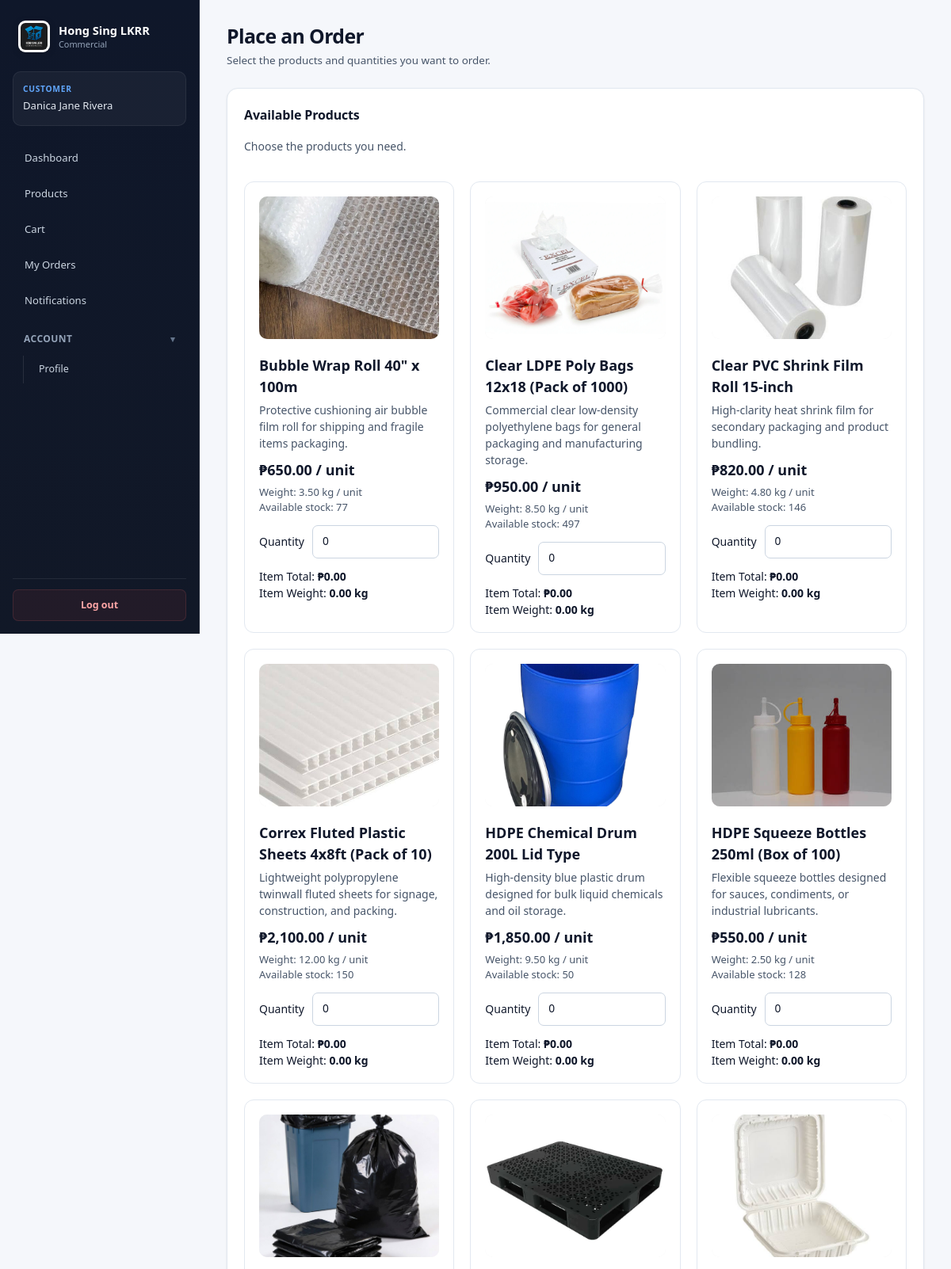
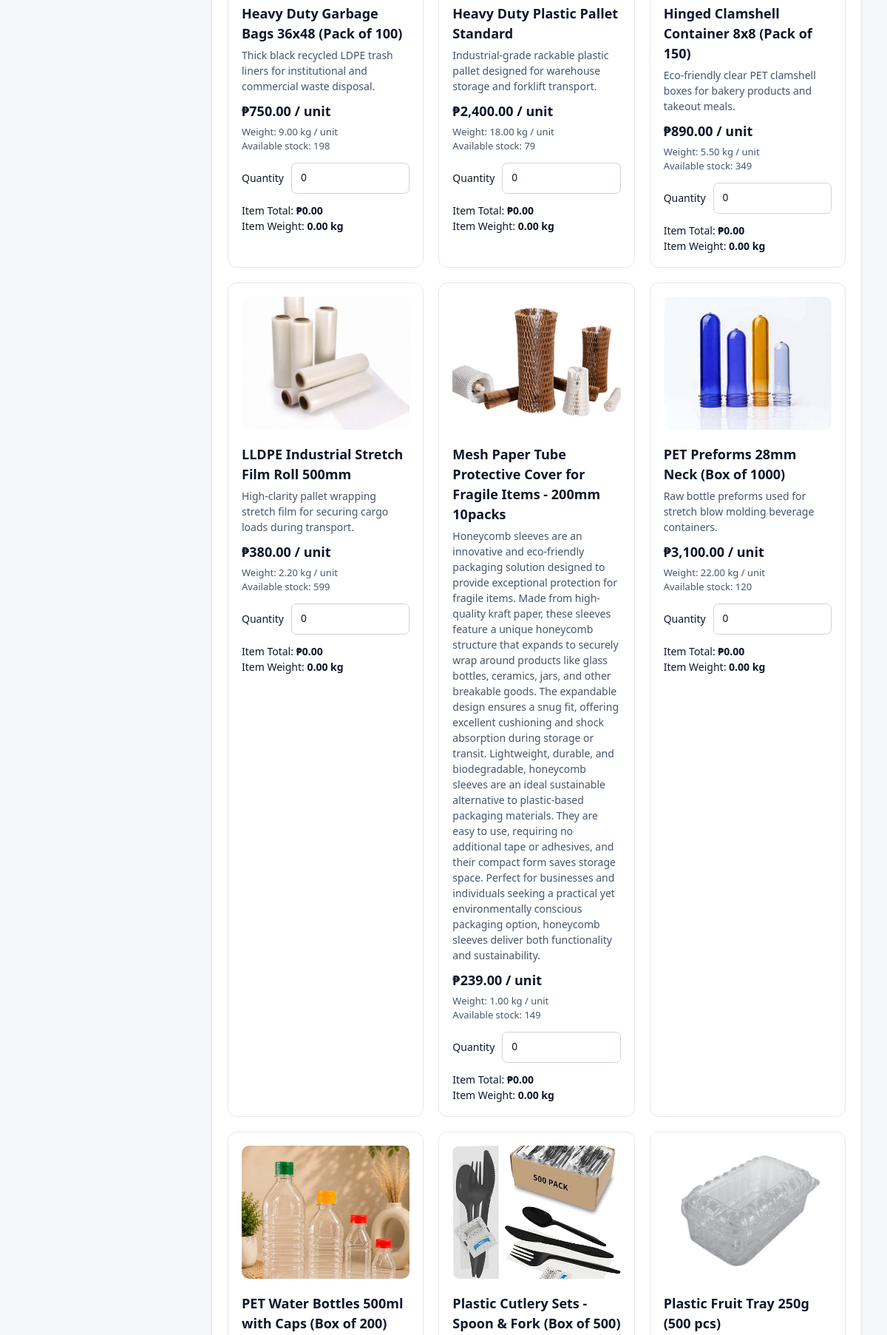
Page /customer/order.php (signed in, upper part) on the committed database (2 pictures, top to bottom).
### tables this page shows
CREATE TABLE `product` (
  `product_id` int(11) NOT NULL,
  `product_code` varchar(50) DEFAULT NULL,
  `product_name` varchar(150) NOT NULL,
  `description` text DEFAULT NULL,
  `product_image` varchar(255) DEFAULT NULL,
  `price` decimal(10,2) NOT NULL DEFAULT 0.00,
  `weight_kg` decimal(10,2) NOT NULL DEFAULT 0.00,
  `stock_quantity` int(11) NOT NULL DEFAULT 0,
  `status` enum('Available','Unavailable') NOT NULL DEFAULT 'Available',
  `created_at` datetime NOT NULL DEFAULT current_timestamp(),
  `updated_at` datetime NOT NULL DEFAULT current_timestamp() ON UPDATE current_timestamp()
);

### customer/order.php (the view, shortened to what this page needs)
<?php
$db = Database::getConnection();
$stmt = $db->query("
    SELECT
        product_id,
        product_code,
        product_name,
        description,
        product_image,
        price,
        weight_kg,
        stock_quantity,
        status
    FROM product
    WHERE status = 'Available'
    AND stock_quantity > 0
    ORDER BY product_name ASC
");
$products = $stmt->fetchAll(
    PDO::FETCH_ASSOC
);
?>
<!DOCTYPE html>
<html lang="en">
<head>
<link
    rel="stylesheet"
    href="<?= BASE_URL ?>assets/css/theme.css"
>
</head>
<body>
<div class="app-layout">
<?php require __DIR__ . '/../includes/header.php'; ?>
<main class="app-main">
<div class="page-header">
    <div>
        <h1>
            Place an Order
        </h1>
        <p>
            Select the products and quantities you want to order.
        </p>
    </div>
</div>
<?php if (empty($products)): ?>
    <div class="card panel">
        <div class="empty-state">
            <strong>
                No products are currently available.
            </strong>
            <br>
            Please check again later.
        </div>
    </div>
<?php else: ?>
<form
    method="POST"
    id="orderForm"
>
<div class="card panel">
    <div
        style="
            display:flex;
            justify-content:space-between;
            align-items:center;
            gap:15px;
            flex-wrap:wrap;
            margin-bottom:20px;
        "
    >
        <div>
            <h2>
                Available Products
            </h2>
            <p
                style="
                    color:
                    var(--color-text-secondary);
                "
            >
                Choose the products you need.
            </p>
        </div>
    </div>
    <div class="product-grid">
    <?php foreach ($products as $product): ?>
        <?php
        $productId =
            (int)$product['product_id'];
        $stock =
            (int)$product['stock_quantity'];
        $weight =
            (float)$product['weight_kg'];
        $price =
            (float)$product['price'];
        ?>
        <div
            class="product-card"
            data-product-id="<?= $productId ?>"
            data-price="<?= htmlspecialchars(
                $price
            ) ?>"
            data-weight="<?= htmlspecialchars(
                $weight
            ) ?>"
        >
            <?php if (
                !empty(
                    $product['product_image']
                )
            ): ?>
                <img
                    src="<?= BASE_URL ?>assets/uploads/products/<?= htmlspecialchars(
                        $product['product_image']
                    ) ?>"
                    alt="<?= htmlspecialchars(
                        $product['product_name']
                    ) ?>"
                    class="product-image"
                >
            <?php else: ?>
                <div class="product-placeholder">
                    No Photo
                </div>
            <?php endif; ?>
            <div class="product-name">
                <?= htmlspecialchars(
                    $product['product_name']
                ) ?>
            </div>
            <div class="product-description">
                <?= !empty(
                    $product['description']
                )
                    ? htmlspecialchars(
                        $product['description']
                    )
                    : 'No description available.'
                ?>
            </div>
            <div class="product-price">
                ₱<?= number_format(
                    $price,
                    2
                ) ?>
                / unit
            </div>
            <div class="product-weight">
                Weight:
                <?= number_format(
                    $weight,
                    2
                ) ?>
                kg / unit
                <br>
                Available stock:
                <?= $stock ?>
            </div>
            <div class="quantity-row">
                <label
                    for="quantity_<?= $productId ?>"
                >
                    Quantity
                </label>
                <input
                    type="number"
                    id="quantity_<?= $productId ?>"
                    name="quantity[]"
                    class="form-input quantity-input"
                    min="0"
                    max="<?= $stock ?>"
                    value="0"
                    data-product-id="<?= $productId ?>"
                >
            </div>
            <div
                style="
                    margin-top:12px;
                    font-size:14px;
                "
            >
                Item Total:
                <strong
                    class="item-total"
                    data-product-id="<?= $productId ?>"
                >
                    ₱0.00
                </strong>
                <br>
                Item Weight:
                <strong
                    class="item-weight"
                    data-product-id="<?= $productId ?>"
                >
                </strong>
            </div>
        </div>
    <?php endforeach; ?>
    </div>
</div>
<br>
</form>
<?php endif; ?>
</main>
</div>
</body>
</html>

### assets/css/theme.css (style rules this page uses)
:root { --color-primary: #1d4ed8; --color-primary-hover: #1e40af; --color-primary-light: #eff6ff; --color-primary-soft: rgba(29, 78, 216, 0.09); --color-accent: #2563eb; --color-accent-hover: #1d4ed8; --color-accent-soft: rgba(37, 99, 235, 0.09); --color-bg: #f5f7fb; --color-bg-deep: #edf1f7; --color-background: #f5f7fb; --color-surface: #ffffff; --color-surface-alt: #f8fafc; --color-border: #e2e8f0; --color-border-strong: #cbd5e1; --color-text-primary: #0f172a; --color-text-secondary: #475569; --color-text-muted: #94a3b8; --sidebar-bg: #0f172a; --sidebar-bg-secondary: #111c30; --sidebar-hover: #172033; --sidebar-active: rgba(59, 130, 246, 0.16); --sidebar-text: #cbd5e1; --sidebar-text-muted: #94a3b8; --sidebar-text-active: #ffffff; --sidebar-border: rgba(255, 255, 255, 0.08); --color-success: #16a34a; --color-success-soft: #f0fdf4; --color-warning: #d97706; --color-warning-soft: #fff7ed; --color-danger: #dc2626; --color-danger-soft: #fef2f2; --color-info: #0284c7; --color-info-soft: #f0f9ff; --shadow-xs: 0 1px 2px rgba(15, 23, 42, 0.04); --shadow-sm: 0 1px 3px rgba(15, 23, 42, 0.06), 0 1px 2px rgba(15, 23, 42, 0.03); --shadow-card: 0 4px 18px rgba(15, 23, 42, 0.055); --shadow-md: 0 10px 30px rgba(15, 23, 42, 0.08); --shadow-lg: 0 20px 50px rgba(15, 23, 42, 0.14); --radius-xs: 5px; --radius-sm: 7px; --radius-md: 10px; --radius-lg: 14px; --radius-xl: 18px; --font-base: "Segoe UI", Inter, system-ui, -apple-system, BlinkMacSystemFont, sans-serif; --sidebar-width: 252px; --content-max-width: 1600px; --overlay-gradient: linear-gradient( 120deg, rgba(15, 23, 42, 0.60) 0%, rgba(15, 23, 42, 0.28) 45%, rgba(15, 23, 42, 0.72) 100% ); }
*, *::before, *::after { box-sizing: border-box; }
html { margin: 0; padding: 0; min-height: 100%; background: var(--color-bg); scroll-behavior: smooth; -webkit-text-size-adjust: 100%; }
body { margin: 0; padding: 0; min-height: 100vh; font-family: var(--font-base); font-size: 14px; line-height: 1.5; background: var(--color-bg); color: var(--color-text-primary); -webkit-font-smoothing: antialiased; -moz-osx-font-smoothing: grayscale; }
body, button, input, select, textarea { font-family: var(--font-base); }
img { max-width: 100%; }
button, input, select, textarea { font: inherit; }
* { scrollbar-width: thin; scrollbar-color: #cbd5e1 transparent; }
.card { background: var(--color-surface); border: 1px solid var(--color-border); border-radius: var(--radius-lg); box-shadow: var(--shadow-sm); }
.form-input { width: 100%; min-height: 42px; padding: 9px 12px; background: #ffffff; border: 1px solid var(--color-border-strong); border-radius: var(--radius-sm); color: var(--color-text-primary); font-size: 0.86rem; outline: none; transition: border-color 0.15s ease, box-shadow 0.15s ease, background-color 0.15s ease; }
.form-input::placeholder { color: #a1adbd; }
input[type="text"], input[type="email"], input[type="password"], input[type="number"], input[type="tel"], input[type="date"], input[type="time"], input[type="datetime-local"], input[type="search"], select, textarea { max-width: 100%; }
.app-layout { display: flex; width: 100%; min-height: 100vh; background: var(--color-bg); }
.app-main { flex: 1; min-width: 0; padding: 30px 34px 42px; background: var(--color-bg); }
.app-main > * { max-width: var(--content-max-width); margin-left: auto; margin-right: auto; }
.page-header { display: flex; align-items: flex-start; justify-content: space-between; flex-wrap: wrap; gap: 18px; margin-bottom: 24px; }
.page-header h1 { margin: 0; color: var(--color-text-primary); font-size: 1.55rem; font-weight: 700; letter-spacing: -0.025em; line-height: 1.25; }
.page-header p { max-width: 720px; margin: 5px 0 0; color: var(--color-text-secondary); font-size: 0.84rem; line-height: 1.55; }
.panel { margin-bottom: 20px; padding: 21px; background: var(--color-surface); border: 1px solid var(--color-border); border-radius: var(--radius-lg); box-shadow: var(--shadow-sm); }
.panel h2 { margin: 0 0 17px; color: var(--color-text-primary); font-size: 1rem; font-weight: 700; letter-spacing: -0.01em; }
.panel, .card, .stat-card { animation: fadeUp 0.22s ease; }

### rows in the picture
product: product_image (picture), product_name "Bubble Wrap Roll 40\" x 100m", description "Protective cushioning air bubble film roll for shipping and fragile items packaging.", price "650.00", weight_kg "3.50", stock_quantity "77"
product: product_image (picture), product_name "Clear LDPE Poly Bags 12x18 (Pack of 1000)", description "Commercial clear low-density polyethylene bags for general packaging and manufacturing storage.", price "950.00", weight_kg "8.50", stock_quantity "497"
product: product_image (picture), product_name "Clear PVC Shrink Film Roll 15-inch", description "High-clarity heat shrink film for secondary packaging and product bundling.", price "820.00", weight_kg "4.80", stock_quantity "146"
product: product_image (picture), product_name "Correx Fluted Plastic Sheets 4x8ft (Pack of 10)", description "Lightweight polypropylene twinwall fluted sheets for signage, construction, and packing.", price "2,100.00", weight_kg "12.00", stock_quantity "150"
product: product_image (picture), product_name "HDPE Chemical Drum 200L Lid Type", description "High-density blue plastic drum designed for bulk liquid chemicals and oil storage.", price "1,850.00", weight_kg "9.50", stock_quantity "50"
product: product_image (picture), product_name "HDPE Squeeze Bottles 250ml (Box of 100)", description "Flexible squeeze bottles designed for sauces, condiments, or industrial lubricants.", price "550.00", weight_kg "2.50", stock_quantity "128"
product: product_image (picture), product_name "Heavy Duty Garbage Bags 36x48 (Pack of 100)", description "Thick black recycled LDPE trash liners for institutional and commercial waste disposal.", price "750.00", weight_kg "9.00", stock_quantity "198"
product: product_image (picture), product_name "Heavy Duty Plastic Pallet Standard", description "Industrial-grade rackable plastic pallet designed for warehouse storage and forklift transport.", price "2,400.00", weight_kg "18.00", stock_quantity "79"
product: product_image (picture), product_name "Hinged Clamshell Container 8x8 (Pack of 150)", description "Eco-friendly clear PET clamshell boxes for bakery products and takeout meals.", price "890.00", weight_kg "5.50", stock_quantity "349"
product: product_image (picture), product_name "LLDPE Industrial Stretch Film Roll 500mm", description "High-clarity pallet wrapping stretch film for securing cargo loads during transport.", price "380.00", weight_kg "2.20", stock_quantity "599"
product: product_image (picture), product_name "Mesh Paper Tube Protective Cover for Fragile Items - 200mm 10packs", description "Honeycomb sleeves are an innovative and eco-friendly packaging solution designed to provide exceptional protection for fragile items. Made from high-quality kraft paper, these sleeves feature a unique honeycomb structure that expands to securely wrap around products like glass bottles, ceramics, jars, and other breakable goods. The expandable design ensures a snug fit, offering excellent cushioning and shock absorption during storage or transit. Lightweight, durable, and biodegradable, honeycomb sleeves are an ideal sustainable alternative to plastic-based packaging materials. They are easy to use, requiring no additional tape or adhesives, and their compact form saves storage space.…", price "239.00", weight_kg "1.00", stock_quantity "149"
product: product_image (picture), product_name "PET Preforms 28mm Neck (Box of 1000)", description "Raw bottle preforms used for stretch blow molding beverage containers.", price "3,100.00", weight_kg "22.00", stock_quantity "120"
product: product_image (picture), product_name "PET Water Bottles 500ml with Caps (Box of 200)"
product: product_image (picture), product_name "Plastic Cutlery Sets - Spoon & Fork (Box of 500)"
product: product_image (picture), product_name "Plastic Fruit Tray 250g (500 pcs)"

### other values in the picture
currentRole() "CUSTOMER"
$_SESSION['full_name'] "Danica Jane Rivera"
$item['label'] "Dashboard"
$item['label'] "Products"
$item['label'] "Cart"
$item['label'] "My Orders"
$item['label'] "Notifications"
$item['label'] "Profile"
